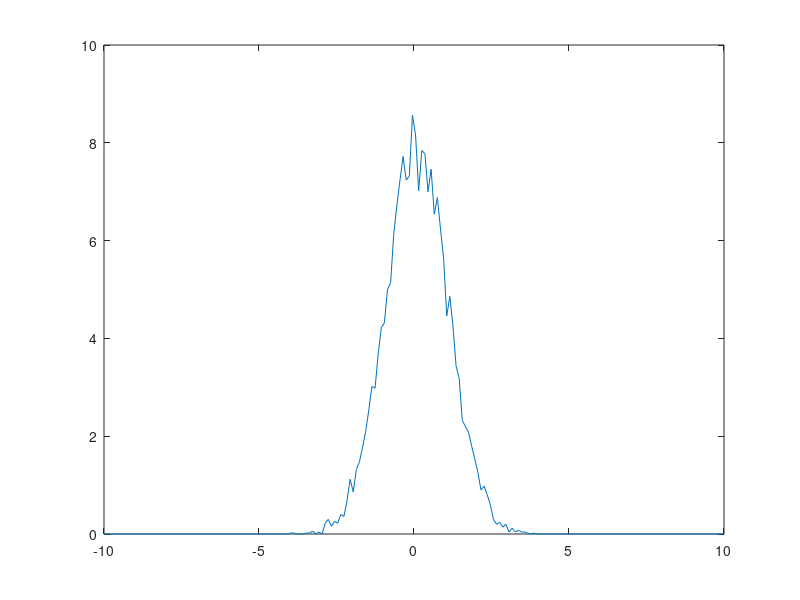

Source code (MATLAB):
% clase 4 ej 3% numero de simulacionesN = 10000;% proceso aleatorioX = randn(N,1) ;% numero de bins, debe ser par para este ejercicioM = 200;% vector de histogramahist_vect = zeros(M,1);% defino x_min y x_max de la v.a.x_min = -10;x_max = -x_min;% particiono el espacio muestral (truncado)x = linspace (x_min,x_max,M+1);% busco las ocurrencias de X dentro de xfor i=1:N      % busco en que bin "cae" X      pos = find(X(i) <=x);            % me quedo con el primer elemento      pos = pos(1);            % incremento el histograma      hist_vect(pos) = hist_vect(pos)  + 1;endfor% normalizo el histogramahist_vect = hist_vect  * M / N;% index for plottingn = linspace (x_min,x_max,M);plot(n,hist_vect)